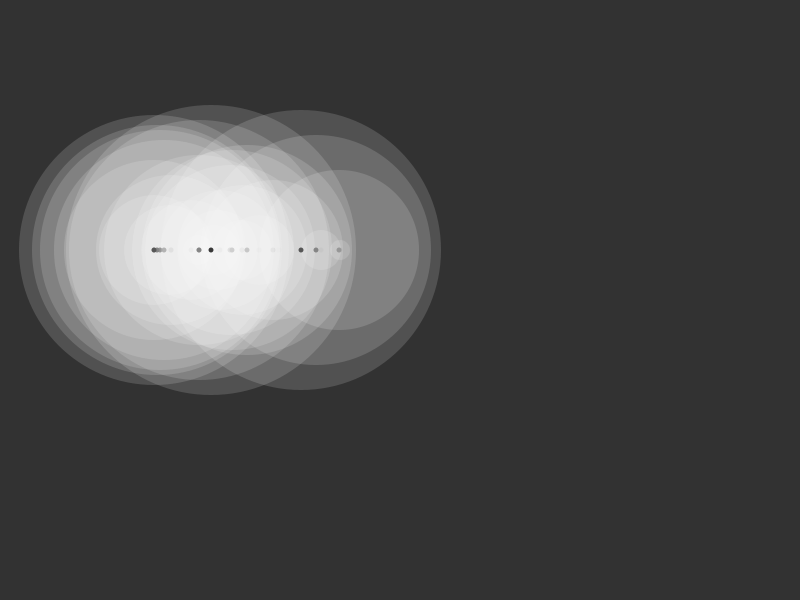
Frame 1 (no input)
Frame 60 (the mouse pressed at the canvas centre just before this capture): identical to frame 1, image omitted
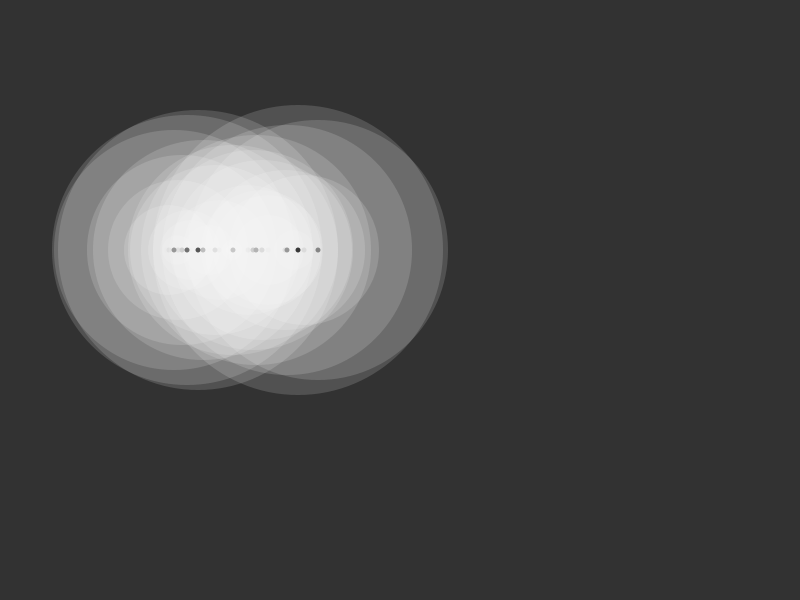
Frame 120 (the mouse held since frame 60 and released just before this capture)

The Processing sketch that drew these frames (run headless with seeded random() and noise(); from frame 60 on, the mouse is pressed at the canvas centre):

// Processing sketch: test_43_pde
// ── test_43_pde.pde
int[] xCoordinate = new int[30];

void setup() {
   size(800, 600);
   smooth();
   noStroke();
   init();
   //noLoop();
}

void init() {
   for(int i=0; i<xCoordinate.length; i++) {
      xCoordinate[i] = 250 + (int) random(-100, 100);
      println(xCoordinate[i]);
   } 
}

void draw() {
   background(50);
   for(int i=0; i<xCoordinate.length; i++) {
      fill(20);
      ellipse(xCoordinate[i], 250, 5, 5);
      fill(250, 40);
      ellipse(xCoordinate[i], 250, 10 * i, 10 * i);
   }
   if(mouseX > 250) {
      init(); 
   }
}
